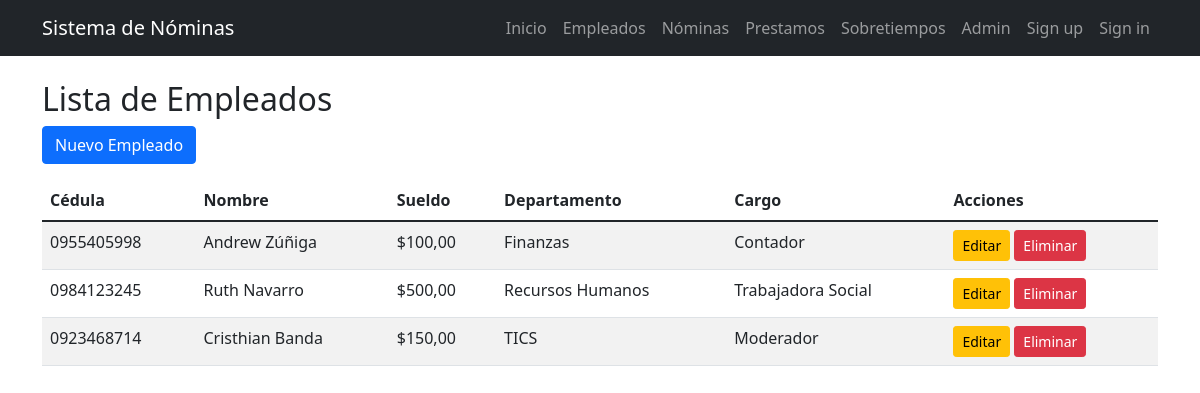
/empleados/, run on the app's committed database.
### nomina/models.py (models this page shows, shortened)
class Empleado(models.Model):
    cedula = models.CharField(
        max_length=10,
        unique=True,
        validators=[
            RegexValidator(
                regex=r'^\d{10}$',
                message='La cédula debe tener exactamente 10 dígitos numéricos.'
            )
        ],
        help_text='Cédula ecuatoriana de 10 dígitos'
    )
    nombre = models.CharField(max_length=100)
    sueldo = models.DecimalField(max_digits=10, decimal_places=2,validators=[MinValueValidator(0, 'El sueldo no puede ser negativo.')])
    departamento = models.CharField(max_length=100)
    cargo = models.CharField(max_length=100)

### nomina/views.py (the view)
# urls.py: path('empleados/', views.empleado_list, name='empleado_list'),
def empleado_list(request):
    empleados = Empleado.objects.all()
    paginator = Paginator(empleados, 10)
    page_number = request.GET.get("page")
    page_obj = paginator.get_page(page_number)
    return render(request, "nomina/empleado_list.html", {"page_obj": page_obj})

### nomina/templates/nomina/empleado_list.html (shortened to what this page needs)
{% extends 'nomina/base.html' %}
{% block content %}
<h2>Lista de Empleados</h2>
<a href="{% url 'empleado_create' %}" class="btn btn-primary mb-3">Nuevo Empleado</a>
<table class="table table-striped">
    <thead>
        <tr>
            <th>Cédula</th>
            <th>Nombre</th>
            <th>Sueldo</th>
            <th>Departamento</th>
            <th>Cargo</th>
            <th>Acciones</th>
        </tr>
    </thead>
    <tbody>
        {% for empleado in page_obj %}
        <tr>
            <td>{{ empleado.cedula }}</td>
            <td>{{ empleado.nombre }}</td>
            <td>${{ empleado.sueldo }}</td>
            <td>{{ empleado.departamento }}</td>
            <td>{{ empleado.cargo }}</td>
            <td>
                <a href="{% url 'empleado_update' empleado.pk %}" class="btn btn-sm btn-warning">Editar</a>
                <a href="{% url 'empleado_delete' empleado.pk %}" class="btn btn-sm btn-danger">Eliminar</a>
            </td>
        </tr>
        {% endfor %}
    </tbody>
</table>
{% endblock %}

### data on the page
Empleado: cedula "0955405998", nombre "Andrew Zúñiga", sueldo "100,00", departamento "Finanzas", cargo "Contador"
Empleado: cedula "0984123245", nombre "Ruth Navarro", sueldo "500,00", departamento "Recursos Humanos", cargo "Trabajadora Social"
Empleado: cedula "0923468714", nombre "Cristhian Banda", sueldo "150,00", departamento "TICS", cargo "Moderador"
